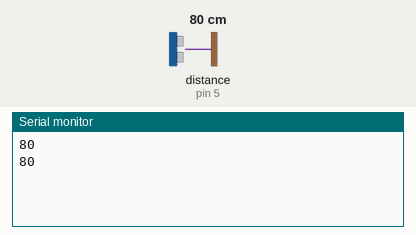
This sketch was run on a simulated Arduino Uno, built with avr-gcc and run on an emulated ATmega328P. Shown: the last lines printed to the serial monitor. Wiring (inferred from the names in the program): ultrasonic range finder: trigger pin 6; echo pin 5. The test bench sets the inputs (shaded band); at power-on: distance to the obstacle (sensor on pin 5) 80 cm. The echo pulse lasts 58.3 µs per cm.

Above: at 1.8 s.
1.9 s: distance to the obstacle (sensor on pin 5) set to 2 cm
At 2.7 s:
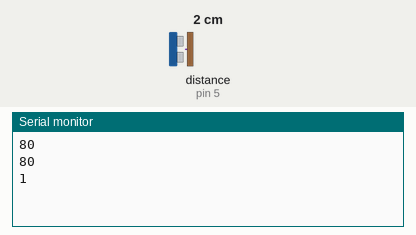
3.4 s: distance to the obstacle (sensor on pin 5) set to 4 cm
At 4.8 s:
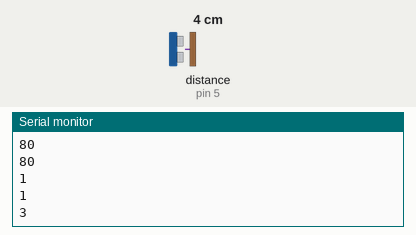
Timing chart, 0 to 6.4 s (numbered marks = the images above; inputs shaded):
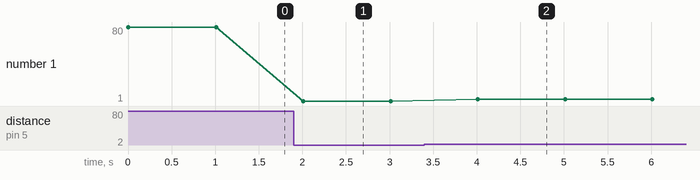

Measured:
- after the input at 1.9 s, the serial monitor: prints a new line after 0.11 s (image 1)
- after the input at 3.4 s, the serial monitor: prints a new line after 0.61 s (image 2)
- plotted number 1: 80 → 1 after the input at 1.9 s, 1 → 3 after the input at 3.4 s

The sketch:

jsn.ino
```cpp
const int pingPin = 6;
int inPin = 5;    // pin 5 recibe el eco de la señal enviada para calcular el tiempo entre ambas
 // pin 6 para el trigger , tiene que estar activo durante 10us para activar el sensor

void setup() {  // definicion de los modos de los pines
  Serial.begin(9600);
}

void loop() {  // resultado mostrado en el monitor serie  como Distancia : -- X --  cm cada segundo
 long duration, cm;
  pinMode(pingPin, OUTPUT);

  digitalWrite(pingPin, LOW);
  delayMicroseconds(2);
  digitalWrite(pingPin, HIGH);
  delayMicroseconds(5);
  digitalWrite(pingPin, LOW);
pinMode(inPin, INPUT);
duration = pulseIn(inPin, HIGH);
cm = microsecondstoCentimeters(duration);
 Serial.print(cm);
 Serial.println();
 delay(1000);
}

long microsecondstoCentimeters(long microseconds)
{
  return microseconds/29/2;     // se devuelve la distancia
  }
```

SIM900.cpp
```cpp
#include "SIM900.h"

SIM900::SIM900(uint8_t rx_pin, uint8_t tx_pin)
: _serial(rx_pin, tx_pin) {
    _serial.begin(19200);
    pinMode(POWER_PIN, OUTPUT);
}

void SIM900::init() {
    send_power_on();
    while (! check_if_powered());
}

void SIM900::restart() {
    send_power_off();
    delay(2000);
    send_power_on();
    while (! check_if_powered());
}

// NETWORK OPERATION

boolean SIM900::connect_network(){
  while(! check_if_attached());

  send_at(F(ATTACH_GPRS), OK, 1000);
  send_at(F(SET_APN), OK, 3000);
  send_at(F(INIT_GPRS), OK, 3000);
  send_at(F(GET_IP), IP, 3000, true);
  return send_at(F(CHECK_IP_STATUS), CONNECTED, 3000);
}

boolean SIM900::send_json(char* json){
  int total_length = 0;
  int json_length = strlen(json);

  char CIPSEND_COMMAND[20];

  if(json_length >= 100)
    total_length += 1;

  total_length += 119 + json_length;

  sprintf(CIPSEND_COMMAND, "AT+CIPSEND=%d", total_length);

  send_at(F(INIT_TCP_CONN), CONN_OK, 2000, true);
  send_at(CIPSEND_COMMAND, WAITING_TO_POST, 2000, true);

  _serial.print(F(POST_HEADERS));
  _serial.print(json_length);
  _serial.print(F("\r\n\r\n"));
  _serial.println(json);

  send_at(F(CLOSE_TCP_CONN),OK, 2000);

}


boolean SIM900::send_at(const __FlashStringHelper* command, const char* expected_response, unsigned int time_threshold, boolean print_response = false){
    char response[100];
    int x = 0;
    unsigned long initial_timestamp;
    boolean already_received = false;

    memset(response, '\0', 100);

    clear_serial_buffer();
    _serial.println(command);

    initial_timestamp = millis();

    do {
      if (_serial.available() == 0)
            continue;

        response[x] = _serial.read();
        x++;
        if (strstr_P(response, expected_response) != NULL)
          already_received = true;
    }
    while ((millis() - initial_timestamp) < time_threshold);

    if(print_response){
        Serial.println(F("------"));
        Serial.println(response);
        Serial.println(F("------"));
    }

    return already_received;
}

boolean SIM900::send_at(char* command, const char* expected_response, unsigned int time_threshold, boolean print_response = false){
    char response[100];
    int x = 0;
    unsigned long initial_timestamp;
    boolean already_received = false;

    memset(response, '\0', 100);

    clear_serial_buffer();
    _serial.println(command);

    initial_timestamp = millis();

    do {
      if (_serial.available() == 0)
            continue;

        response[x] = _serial.read();
        x++;
        if (strstr_P(response, expected_response) != NULL)
          already_received = true;
    }
    while ((millis() - initial_timestamp) < time_threshold);

    if(print_response){
        Serial.println(F("------"));
        Serial.println(response);
        Serial.println(F("------"));
    }

    return already_received;
}

void SIM900::clear_serial_buffer(){
    while ( _serial.available() > 0) _serial.read();
}

// POWER MANAGMENT

void SIM900::send_power_on() {
    digitalWrite(POWER_PIN, HIGH);
    delay(1000);
    digitalWrite(POWER_PIN, LOW);
    delay(1000);
}

void SIM900::send_power_off() {
    digitalWrite(POWER_PIN, HIGH);
    delay(1000);
    digitalWrite(POWER_PIN, LOW);
    delay(1000);
}

// STATUS CHECKS

boolean SIM900::check_if_powered(){
  return send_at(F(AT), OK, 2000);
}

boolean SIM900::check_if_attached(){
  return send_at(F(CHECK_RADIO_STATUS), ATTACHED, 2000);
}
```

SIM900.h
```cpp
/*
 * SIM900.h - Librería para gestionar una shield con SIM900
 * Creado por Javier Fernández Rodríguez, 31 de Marzo, 2017
 */

#ifndef SIM900_H
#define SIM900_H

#include "Arduino.h"
#include <SoftwareSerial.h>
#include <avr/pgmspace.h>

const int POWER_PIN PROGMEM = 9;

const char OK[] PROGMEM = "OK";
const char ATTACHED[] PROGMEM = "+CREG: 0,5";
const char IP[] PROGMEM = "";
const char CONNECTED[] PROGMEM = "STATE: IP STATUS";
const char CONN_OK[] PROGMEM = "CONNECT OK";

const char WAITING_TO_POST[] PROGMEM = ">";

#define AT "AT"

#define CHECK_RADIO_STATUS "AT+CREG?"

#define ATTACH_GPRS "AT+CGATT=1\r"
#define SET_APN "AT+CSTT=\"freedompop.foggmobile.com\",\"\",\"\""
#define INIT_GPRS "AT+CIICR"
#define GET_IP "AT+CIFSR"
#define CHECK_IP_STATUS "AT+CIPSTATUS"
#define INIT_TCP_CONN "AT+CIPSTART=\"TCP\",\"smartcollect.duckdns.org\",\"80\""
#define POST_HEADERS "POST /container/update/1 HTTP/1.1\r\nHost: smartcollect.duckdns.org\r\nContent-Type:application/json\r\nContent-Length:"
#define CLOSE_TCP_CONN "AT + CIPCLOSE"
class SIM900 {
public:
    SIM900(uint8_t rx_pin, uint8_t tx_pin);
    void init();
    void restart();
    boolean connect_network();
    boolean send_json(char* json);


private:
    SoftwareSerial _serial;
    void send_power_on();
    void send_power_off();
    boolean check_if_powered();
    boolean check_if_attached();
    void clear_serial_buffer();
    boolean send_at(const __FlashStringHelper* command, const char* expected_response, unsigned int time_threshold, boolean print_response = false);
    boolean send_at(char* command, const char* expected_response, unsigned int time_threshold, boolean print_response = false);
};

#endif
```
